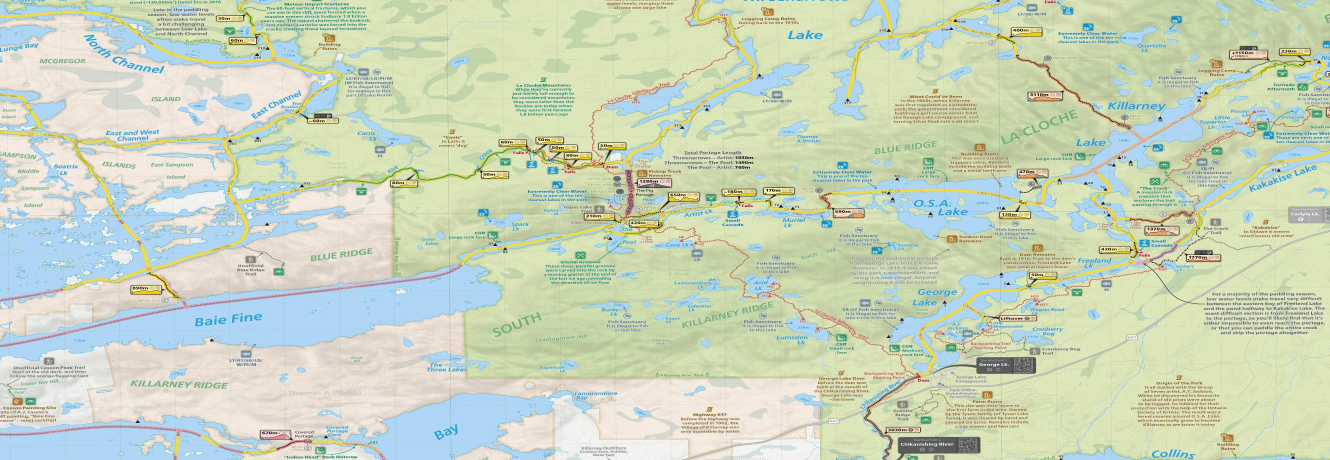
#> input picture jeffs_osm_overlay_raster.jpg, 3990 x 1380 px (shown at 1/3 size)
$ python -i prototype_jeffs_features.py   (imports and definitions only)
#> lines starting #> are read from the running program, lines starting #| are printed output that depends on the picture; after the words box and inside, x2 and y2 are one past the last pixel; in counts of white or black regions, pixels touching at a corner belong together
#> further down, picture is the input picture: shape (1380, 3990, 3); mean B, G, R 189.7, 213.6, 201.9
"""
Prototype: extract Jeff's curated annotations from the KMZ raster.

Detectors:
  1. Campsites: small filled black/dark triangles + nearby digit OCR.
  2. Yellow canoe paths (already validated, included for completeness).
  3. Brown/red dashed trails (portages + hiking trails).

Output: 4-panel JPG showing detections per layer.

Usage:
    python3 scripts/prototype_jeffs_features.py
    python3 scripts/prototype_jeffs_features.py --bbox 46.005,-81.42,46.04,-81.38
"""
import argparse
import sys
from pathlib import Path

import cv2
import numpy as np

REPO_ROOT = Path(__file__).resolve().parent.parent
sys.path.insert(0, str(REPO_ROOT))
sys.path.insert(0, str(REPO_ROOT / "scripts"))

KMZ_PATH = (
    REPO_ROOT
    / "Maps by Jeff - Full French River and Killarney Paddling Map v4.0 - Google Earth.kmz"
)

DEFAULT_BBOX = (46.005, -81.42, 46.04, -81.38)


# ---- Campsite triangle detection ---------------------------------------

# [384 lines left out: functions filter_clustered_triangles, load_campsites_gpx, label_triangles_via_gpx, filter_dense_region_triangles, remove_text_from_raster, _is_equilateral_ish and 5 more, not called in this run]


# ---- Portage / trail dashed-line detection -----------------------------

def detect_portages_trails(bgr: np.ndarray,
                           text_mask: np.ndarray = None) -> np.ndarray:
    """Reddish-brown dashed lines (portage/hiking trails).

    Strategy:
      1. Color mask: brown/red HSV.
      2. Subtract OCR text mask (removes red label glyphs from the input)
         WITHOUT destroying the surrounding raster (so adjacent dashes
         remain intact).
      3. Morph-close to merge dashes into one line per trail.
      4. Filter post-merge by line-likeness (aspect ratio, fill).
    """
    hsv = cv2.cvtColor(bgr, cv2.COLOR_BGR2HSV)
#> hsv: shape (1380, 3990, 3); mean H, S, V 47.4, 52.4, 221.4
    brown1 = cv2.inRange(hsv, np.array([0, 60, 80]), np.array([15, 200, 200]))
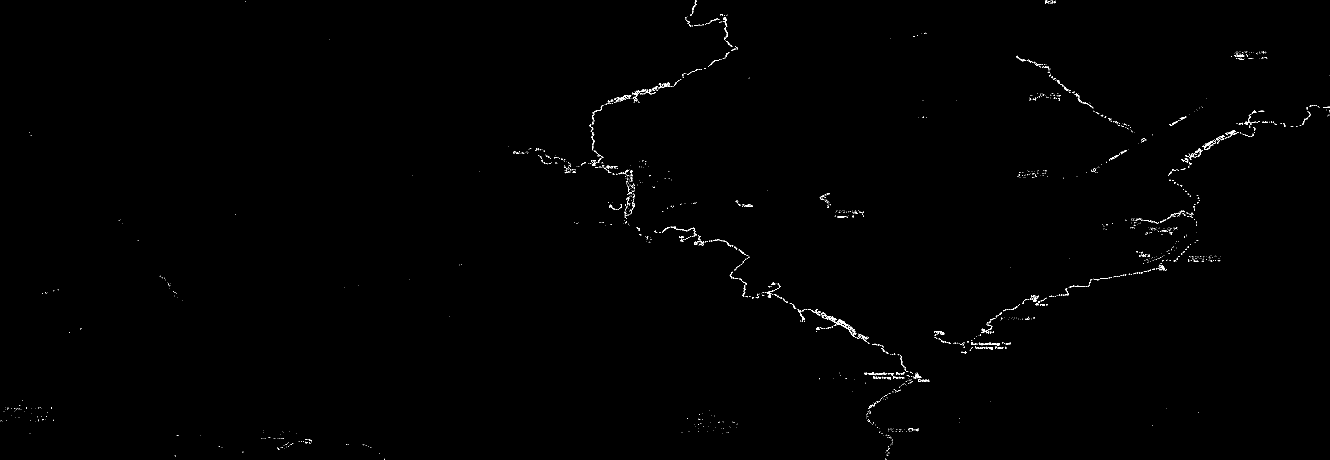
#> brown1: shape (1380, 3990) (shown at 1/3 size); 0.29% white in thin lines or dots
    brown2 = cv2.inRange(hsv, np.array([170, 60, 80]),
                         np.array([180, 200, 200]))
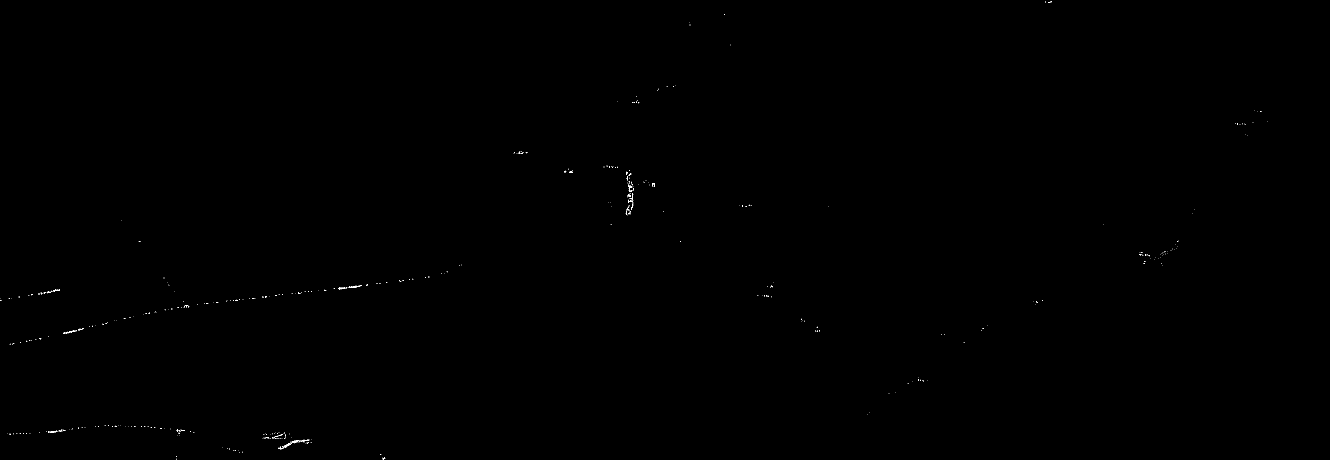
#> brown2: shape (1380, 3990) (shown at 1/3 size); 0.04% white in thin lines or dots
    brown = cv2.bitwise_or(brown1, brown2)
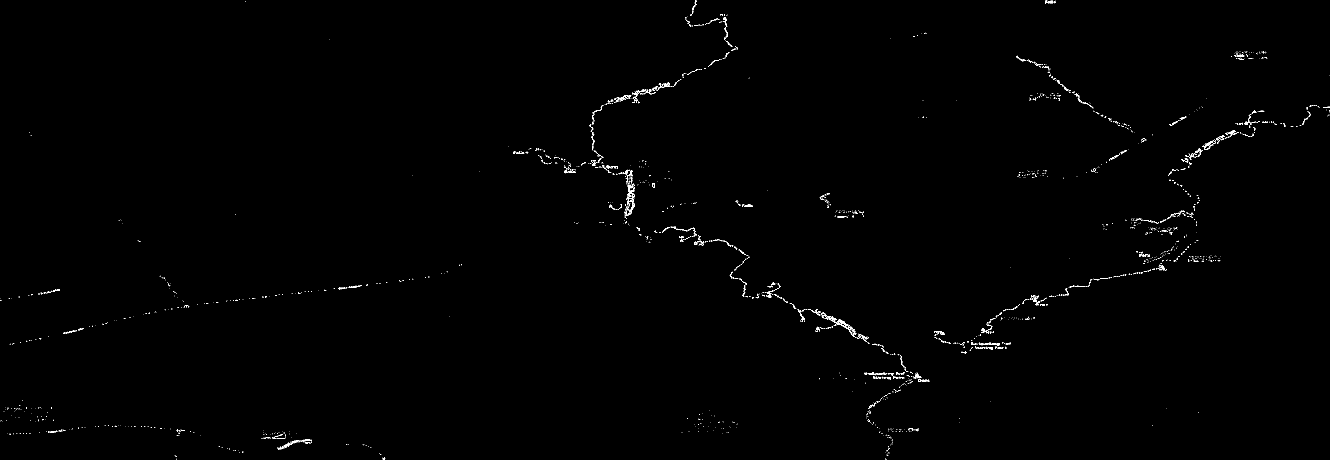
#> brown: shape (1380, 3990) (shown at 1/3 size); 0.34% white in thin lines or dots

    # Subtract OCR text regions (red labels like "Dam", "Liftover",
    # "Backpacking Trail Starting Point" disappear; dashes near them
    # survive because we only subtract within text bboxes).
    if text_mask is not None:
        brown = cv2.bitwise_and(brown, cv2.bitwise_not(text_mask))

    closed = cv2.morphologyEx(
        brown, cv2.MORPH_CLOSE,
        cv2.getStructuringElement(cv2.MORPH_RECT, (11, 11)),
    )
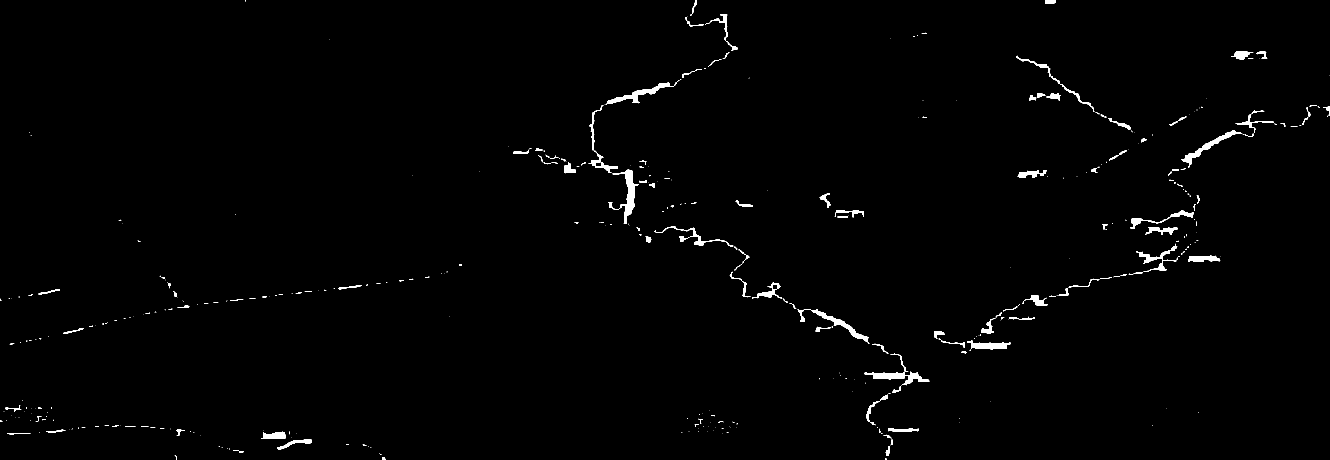
#> closed: shape (1380, 3990) (shown at 1/3 size); 0.92% white; 466 white regions (291 under 20 px), largest, box (x1, y1, x2, y2) and area: (1838, 509, 1916, 671) 3249, (2594, 1115, 2788, 1156) 2897, (1817, 247, 2022, 313) 2565
    n, lbl, st, _ = cv2.connectedComponentsWithStats(closed, connectivity=8)
#> lbl: shape (1380, 3990) int32; 467 distinct labels, from 0 to 466
#> n = 467; st = 467 rows, first 6: [0, 0, 3990, 1380, 5455488], [735, 0, 2, 4, 8], [2076, 0, 14, 42, 165], [3135, 0, 32, 10, 317], [2071, 43, 4, 4, 11], [2129, 42, 55, 80, 640]
    out = np.zeros_like(closed)
    for i in range(1, n):
        area = st[i, cv2.CC_STAT_AREA]
        w = st[i, cv2.CC_STAT_WIDTH]
        h = st[i, cv2.CC_STAT_HEIGHT]
        if area < 80:
            continue
        long_dim = max(w, h)
        short_dim = max(1, min(w, h))
        if long_dim < 50:
            continue
        if long_dim / short_dim < 2.5:
            continue
        bbox_area = w * h
        fill = area / bbox_area
        if fill > 0.50:
            continue
        out[lbl == i] = 255
#> this loop made 466 passes
#> (area, w, h, long_dim, short_dim) on passes 2, 3, 5: (165, 14, 42, 42, 14), (317, 32, 10, 32, 10), (640, 55, 80, 80, 55)
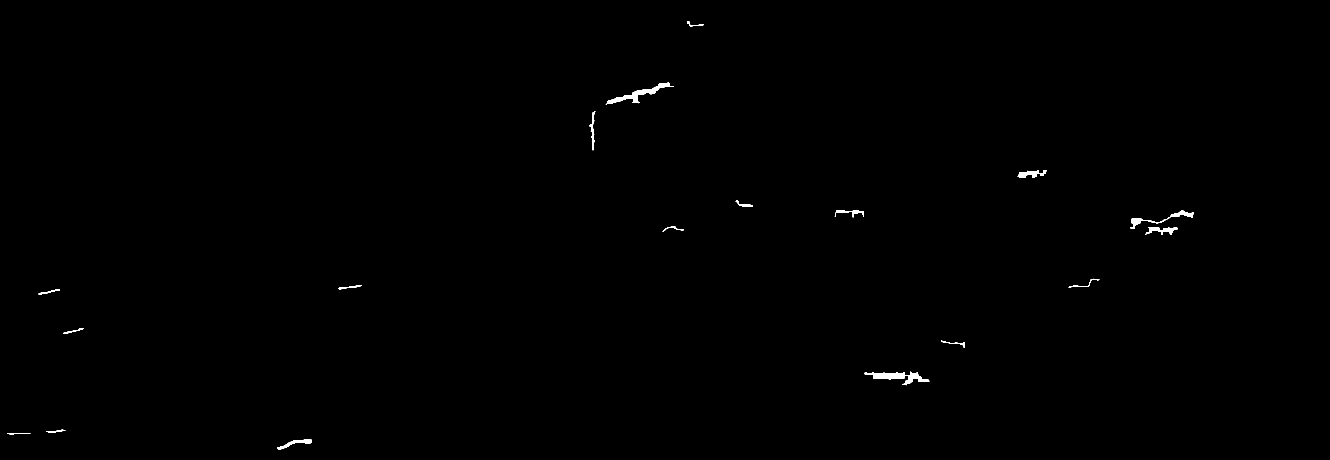
#> out: shape (1380, 3990) (shown at 1/3 size); 0.24% white; 18 white regions, largest, box (x1, y1, x2, y2) and area: (2594, 1115, 2788, 1156) 2897, (1817, 247, 2022, 313) 2565, (3391, 632, 3581, 685) 1547
    return out


# [214 lines left out: functions _build_text_mask, panel, draw_campsite_overlay, main, not called in this run]


# [2 lines not run here, left out]

>>> import cv2
>>> picture = cv2.imread('../jeffs_osm_overlay_raster.jpg')
>>> result = detect_portages_trails(picture)
